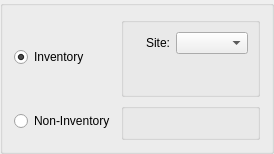
      <widget class="QGroupBox" name="_typeGroup">
       <property name="title">
        <string/>
       </property>
       <layout class="QGridLayout" name="gridLayout_5">
        <item row="0" column="0">
         <widget class="QRadioButton" name="_inventoryItem">
          <property name="text">
           <string>Inventory</string>
          </property>
          <property name="checked">
           <bool>true</bool>
          </property>
         </widget>
        </item>
        <item row="0" column="1">
         <widget class="QGroupBox" name="groupBox_2">
          <property name="title">
           <string/>
          </property>
          <layout class="QGridLayout" name="gridLayout">
           <item row="0" column="0">
            <layout class="QHBoxLayout">
             <item>
              <widget class="ItemCluster" name="_item">
               <property name="focusPolicy">
                <enum>Qt::StrongFocus</enum>
               </property>
              </widget>
             </item>
             <item>
              <layout class="QVBoxLayout">
               <item>
                <layout class="QHBoxLayout">
                 <item>
                  <widget class="QLabel" name="_warehouseLit">
                   <property name="text">
                    <string>  Site:</string>
                   </property>
                   <property name="alignment">
                    <set>Qt::AlignRight|Qt::AlignTrailing|Qt::AlignVCenter</set>
                   </property>
                  </widget>
                 </item>
                 <item>
                  <widget class="WComboBox" name="_warehouse">
                   <property name="type">
                    <enum>WComboBox::Supply</enum>
                   </property>
                  </widget>
                 </item>
                </layout>
               </item>
               <item>
                <spacer>
                 <property name="orientation">
                  <enum>Qt::Vertical</enum>
                 </property>
                 <property name="sizeHint" stdset="0">
                  <size>
                   <width>20</width>
                   <height>31</height>
                  </size>
                 </property>
                </spacer>
               </item>
              </layout>
             </item>
            </layout>
           </item>
           <item row="0" column="1">
            <spacer name="horizontalSpacer">
             <property name="orientation">
              <enum>Qt::Horizontal</enum>
             </property>
             <property name="sizeHint" stdset="0">
              <size>
               <width>0</width>
               <height>20</height>
              </size>
             </property>
            </spacer>
           </item>
          </layout>
         </widget>
        </item>
        <item row="1" column="0">
         <widget class="QRadioButton" name="_nonInventoryItem">
          <property name="text">
           <string>Non-Inventory</string>
          </property>
         </widget>
        </item>
        <item row="1" column="1">
         <widget class="QGroupBox" name="_nonivnGroup">
          <property name="title">
           <string/>
          </property>
          <layout class="QGridLayout" name="gridLayout_4">
           <item row="0" column="0">
            <layout class="QHBoxLayout">
             <property name="spacing">
              <number>0</number>
             </property>
             <item>
              <widget class="ExpenseCluster" name="_expcat">
               <property name="enabled">
                <bool>false</bool>
               </property>
               <property name="focusPolicy">
                <enum>Qt::StrongFocus</enum>
               </property>
               <property name="readonly" stdset="0">
                <bool>true</bool>
               </property>
              </widget>
             </item>
             <item>
              <spacer>
               <property name="orientation">
                <enum>Qt::Horizontal</enum>
               </property>
               <property name="sizeType">
                <enum>QSizePolicy::Expanding</enum>
               </property>
               <property name="sizeHint" stdset="0">
                <size>
                 <width>0</width>
                 <height>10</height>
                </size>
               </property>
              </spacer>
             </item>
            </layout>
           </item>
          </layout>
         </widget>
        </item>
       </layout>
      </widget>
